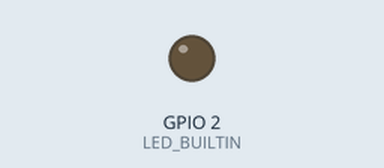
The sketch below on a simulated ESP32. On the bench: output pins drawn as LEDs (lit = HIGH). What the sketch prints to the serial monitor is not drawn.

Above: at 0.1 s.
Timing chart, 0 to 1.6 s (numbered marks = the images above):
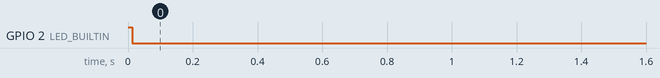

The sketch:

tcpclient.ino
```cpp
#include <WiFi.h>
#include <WebServer.h>   // Include the WebServer library

// https://github.com/espressif/arduino-esp32/blob/master/docs/arduino-ide/windows.md
// http://esp32.net/images/Ai-Thinker/NodeMCU-32S/Ai-Thinker_NodeMCU-32S_DiagramSchematic.png
// http://esp32.net/images/Ai-Thinker/NodeMCU-32S/Ai-Thinker_NodeMCU-32S_DiagramPinout.png
// https://einstronic.com/wp-content/uploads/2017/06/NodeMCU-32S-Catalogue.pdf
// Add interrupt: https://techtutorialsx.com/2017/10/07/esp32-arduino-timer-interrupts/

#define NUMCHANNELS 6
#define HEADERLEN 4
#define PACKETLEN (NUMCHANNELS * 2 + HEADERLEN + 1)

// Replace the next variables with your SSID/Password combination
const char* ssid        = "emg" ;
const char* password    = "emg" ;
const int data_port     = 8080 ;

long lastMsg = 0 ;
unsigned char TXBuf[PACKETLEN] ;  //The transmission packet

WebServer httpServer(80) ;
WiFiServer tcpServer(data_port) ;

void handleRoot() ;              // function prototypes for HTTP handlers
void handleNotFound() ;


void setup()
{

    //Write packet header and footer
    TXBuf[0] = 0xa5;    //Sync 0
    TXBuf[1] = 0x5a;    //Sync 1
    TXBuf[2] = 2;       //Protocol version
    TXBuf[3] = 0;       //Packet counter
    TXBuf[4] = 0x02;    //CH1 High Byte
    TXBuf[5] = 0x00;    //CH1 Low Byte
    TXBuf[6] = 0x02;    //CH2 High Byte
    TXBuf[7] = 0x00;    //CH2 Low Byte
    TXBuf[8] = 0x02;    //CH3 High Byte
    TXBuf[9] = 0x00;    //CH3 Low Byte
    TXBuf[10] = 0x02;   //CH4 High Byte
    TXBuf[11] = 0x00;   //CH4 Low Byte
    TXBuf[12] = 0x02;   //CH5 High Byte
    TXBuf[13] = 0x00;   //CH5 Low Byte
    TXBuf[14] = 0x02;   //CH6 High Byte
    TXBuf[15] = 0x00;   //CH6 Low Byte
    TXBuf[2 * NUMCHANNELS + HEADERLEN] =  0x01;	// Switches state

    pinMode(LED_BUILTIN, OUTPUT) ;
    digitalWrite(LED_BUILTIN, HIGH) ;   // turn the LED on (HIGH is the voltage level)

    Serial.begin(115200) ;

    setup_wifi() ;

    httpServer.on("/", handleRoot);               // Call the 'handleRoot' function when a client requests URI "/"
    httpServer.onNotFound(handleNotFound);        // When a client requests an unknown URI (i.e. something other than "/"), call function "handleNotFound"
    httpServer.begin() ;                           // Actually start the server
    Serial.println("HTTP server started") ;

    tcpServer.begin() ;
    Serial.println("TCP server started") ;

    digitalWrite(LED_BUILTIN, LOW) ;   // turn the LED on (HIGH is the voltage level)
}

void setup_wifi()
{
    delay(10) ;
    // We start by connecting to a WiFi network
    Serial.println() ;
    Serial.print("Starting softAP...\n") ;
    Serial.println(ssid) ;

    WiFi.softAP(ssid, password) ;

    Serial.print("IP address: ") ;
    Serial.println(WiFi.softAPIP()) ;

}

void loop()
{
    WiFiClient client = tcpServer.available() ;
    if (client)
    {
        // absolute priority to tcp client
        // transmit continously up to disconnection
        while (client.connected())
        {
            // read ADC
            int ch0 = analogRead(36) ;
            unsigned char* pCh0 = (unsigned char*)&ch0 ;
            TXBuf[4] = pCh0[0] ; // maybe change msb,lsb
            TXBuf[5] = pCh0[1] ;

            client.write(TXBuf,PACKETLEN) ;
            TXBuf[3] = TXBuf[3] + 1 ; // update packet counter
            delayMicroseconds( 3906 ) ; //  256Hz sampling rate
        }
    }
    // Handle HTTP requests
    httpServer.handleClient() ;
}

void handleRoot()
{
    String message ;
    message += "ESP32S EMG platform\n" ;
    httpServer.send(200, "text/plain", message );   // Send HTTP status 200 (Ok) and send some text to the browser/client
}

void handleNotFound()
{
    httpServer.send(404, "text/plain", "404: Not found"); // Send HTTP status 404 (Not Found) when there's no handler for the URI in the request
}
```
